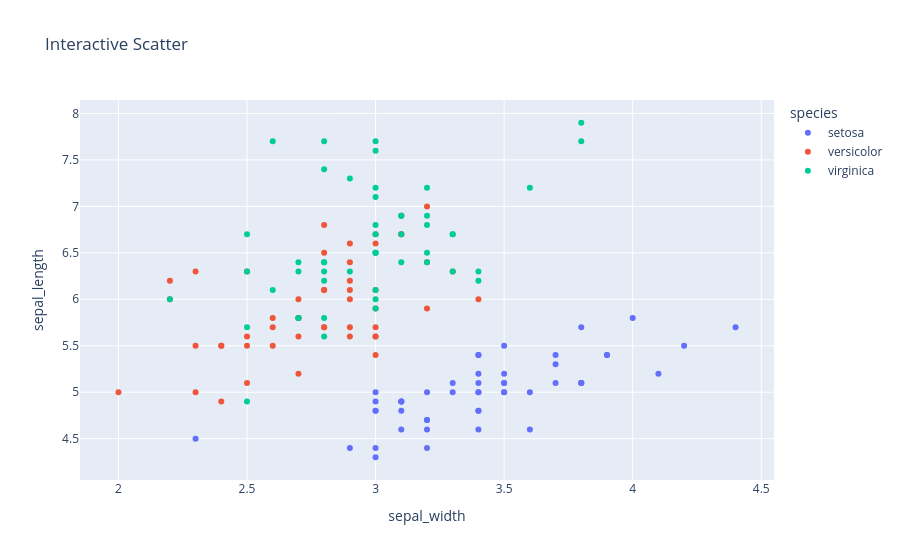

Notebook cell for this chart:
### Markdown cell above
## Plotly Express

### Code cell
df = px.data.iris()
fig = px.scatter(df, x="sepal_width", y="sepal_length", color="species", title="Interactive Scatter")
fig.show()

### Figure 1 — Plotly figure (JSON) as saved in the notebook; plotly's stock layout.template omitted (floating-point values rounded to 4 significant figures)
{"data": [{"hovertemplate": "species=setosa<br>sepal_width=%{x}<br>sepal_length=%{y}<extra></extra>", "legendgroup": "setosa", "marker": {"color": "#636efa", "symbol": "circle"}, "mode": "markers", "name": "setosa", "orientation": "v", "showlegend": true, "type": "scatter", "x": [3.5, 3.0, 3.2, 3.1, 3.6, 3.9, 3.4, 3.4, 2.9, 3.1, 3.7, 3.4, 3.0, 3.0, 4.0, 4.4, 3.9, 3.5, 3.8, 3.8, 3.4, 3.7, 3.6, 3.3, 3.4, 3.0, 3.4, 3.5, 3.4, 3.2, 3.1, 3.4, 4.1, 4.2, 3.1, 3.2, 3.5, 3.1, 3.0, 3.4, 3.5, 2.3, 3.2, 3.5, 3.8, 3.0, 3.8, 3.2, 3.7, 3.3], "xaxis": "x", "y": [5.1, 4.9, 4.7, 4.6, 5.0, 5.4, 4.6, 5.0, 4.4, 4.9, 5.4, 4.8, 4.8, 4.3, 5.8, 5.7, 5.4, 5.1, 5.7, 5.1, 5.4, 5.1, 4.6, 5.1, 4.8, 5.0, 5.0, 5.2, 5.2, 4.7, 4.8, 5.4, 5.2, 5.5, 4.9, 5.0, 5.5, 4.9, 4.4, 5.1, 5.0, 4.5, 4.4, 5.0, 5.1, 4.8, 5.1, 4.6, 5.3, 5.0], "yaxis": "y"}, {"hovertemplate": "species=versicolor<br>sepal_width=%{x}<br>sepal_length=%{y}<extra></extra>", "legendgroup": "versicolor", "marker": {"color": "#EF553B", "symbol": "circle"}, "mode": "markers", "name": "versicolor", "orientation": "v", "showlegend": true, "type": "scatter", "x": [3.2, 3.2, 3.1, 2.3, 2.8, 2.8, 3.3, 2.4, 2.9, 2.7, 2.0, 3.0, 2.2, 2.9, 2.9, 3.1, 3.0, 2.7, 2.2, 2.5, 3.2, 2.8, 2.5, 2.8, 2.9, 3.0, 2.8, 3.0, 2.9, 2.6, 2.4, 2.4, 2.7, 2.7, 3.0, 3.4, 3.1, 2.3, 3.0, 2.5, 2.6, 3.0, 2.6, 2.3, 2.7, 3.0, 2.9, 2.9, 2.5, 2.8], "xaxis": "x", "y": [7.0, 6.4, 6.9, 5.5, 6.5, 5.7, 6.3, 4.9, 6.6, 5.2, 5.0, 5.9, 6.0, 6.1, 5.6, 6.7, 5.6, 5.8, 6.2, 5.6, 5.9, 6.1, 6.3, 6.1, 6.4, 6.6, 6.8, 6.7, 6.0, 5.7, 5.5, 5.5, 5.8, 6.0, 5.4, 6.0, 6.7, 6.3, 5.6, 5.5, 5.5, 6.1, 5.8, 5.0, 5.6, 5.7, 5.7, 6.2, 5.1, 5.7], "yaxis": "y"}, {"hovertemplate": "species=virginica<br>sepal_width=%{x}<br>sepal_length=%{y}<extra></extra>", "legendgroup": "virginica", "marker": {"color": "#00cc96", "symbol": "circle"}, "mode": "markers", "name": "virginica", "orientation": "v", "showlegend": true, "type": "scatter", "x": [3.3, 2.7, 3.0, 2.9, 3.0, 3.0, 2.5, 2.9, 2.5, 3.6, 3.2, 2.7, 3.0, 2.5, 2.8, 3.2, 3.0, 3.8, 2.6, 2.2, 3.2, 2.8, 2.8, 2.7, 3.3, 3.2, 2.8, 3.0, 2.8, 3.0, 2.8, 3.8, 2.8, 2.8, 2.6, 3.0, 3.4, 3.1, 3.0, 3.1, 3.1, 3.1, 2.7, 3.2, 3.3, 3.0, 2.5, 3.0, 3.4, 3.0], "xaxis": "x", "y": [6.3, 5.8, 7.1, 6.3, 6.5, 7.6, 4.9, 7.3, 6.7, 7.2, 6.5, 6.4, 6.8, 5.7, 5.8, 6.4, 6.5, 7.7, 7.7, 6.0, 6.9, 5.6, 7.7, 6.3, 6.7, 7.2, 6.2, 6.1, 6.4, 7.2, 7.4, 7.9, 6.4, 6.3, 6.1, 7.7, 6.3, 6.4, 6.0, 6.9, 6.7, 6.9, 5.8, 6.8, 6.7, 6.7, 6.3, 6.5, 6.2, 5.9], "yaxis": "y"}], "layout": {"legend": {"title": {"text": "species"}, "tracegroupgap": 0}, "title": {"text": "Interactive Scatter"}, "xaxis": {"anchor": "y", "domain": [0, 1], "title": {"text": "sepal_width"}}, "yaxis": {"anchor": "x", "domain": [0, 1], "title": {"text": "sepal_length"}}}}
